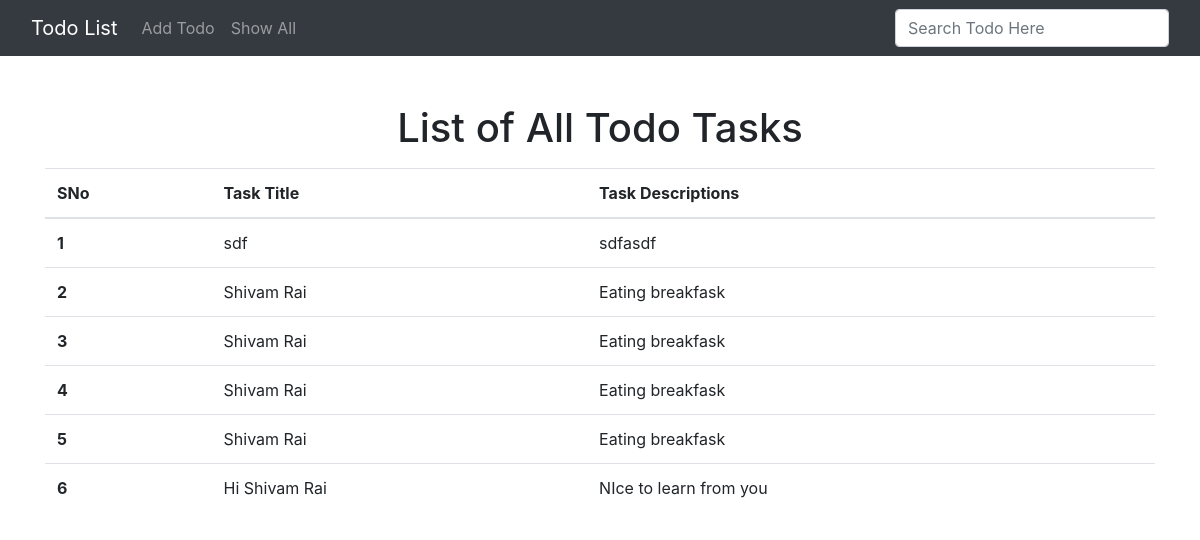
The page /tasks on the database its author committed.
### home/models.py (models this page shows, shortened)
class Task(models.Model):
    taskTitle = models.CharField(max_length=50)
    taskDesc = models.TextField()
    time=models.DateTimeField(auto_now_add=True)

### home/views.py (the view)
# urls.py: path('tasks', views.taskList , name='taskList')
def taskList(request):
    allTasks= Task.objects.all()
    context={'tasks':allTasks}
    return render(request , 'taskList.html' ,context)

### templates/taskList.html
{% extends 'base.html' %}
{% block content %}
<div class="container my-5 " >
    <h1 class="text-center my-2">List of All Todo Tasks </h1>
    <table class="table my-3">
        <thead>
          <tr>
            <th scope="col">SNo</th>
            <th scope="col">Task Title </th>
            <th scope="col">Task Descriptions </th>
          </tr>
        </thead>
        <tbody>
         {% for task in tasks %}
          <tr>
            <th scope="row">{{forloop.counter}}</th>
            <td>{{task.taskTitle}}</td>
            <td>{{task.taskDesc}}</td>
          </tr>
          {% endfor %}
        </tbody>
      </table>
</div>
{% endblock %}

### templates/base.html (shortened to what this page needs)
<!doctype html>
<html lang="en">
  <head>
    <link rel="stylesheet" href="https://cdn.jsdelivr.net/npm/bootstrap@4.3.1/dist/css/bootstrap.min.css">
  </head>
<body>
<nav class="navbar navbar-expand-lg navbar-dark bg-dark">
        <div class="container-fluid">
          <a class="navbar-brand" href="/">Todo List</a>
          <div class="collapse navbar-collapse" id="navbarSupportedContent">
            <ul class="navbar-nav me-auto mb-2 mb-lg-0">
              <li class="nav-item">
                <a class="nav-link " aria-current="page" href="/">Add Todo</a>
              </li>
              <li class="nav-item">
                <a class="nav-link" href="/tasks"> Show All </a>
              </li>
            </ul>
            <form class="d-flex ml-auto">
              <input class="form-control me-2" type="search" placeholder="Search Todo Here" aria-label="Search">
            </form>
        </div>
        </div>
</nav>
    {% block content %}
    {% endblock  %}
  </body>
</html>

### rows shown on the page
Task: taskTitle "sdf", taskDesc "sdfasdf"
Task: taskTitle "Shivam Rai", taskDesc "Eating breakfask"
Task: taskTitle "Shivam Rai", taskDesc "Eating breakfask"
Task: taskTitle "Shivam Rai", taskDesc "Eating breakfask"
Task: taskTitle "Shivam Rai", taskDesc "Eating breakfask"
Task: taskTitle "Hi Shivam Rai", taskDesc "NIce to learn from you"
